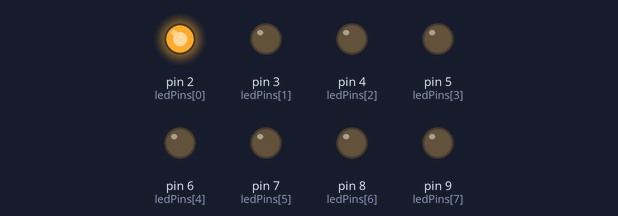
The sketch below on a simulated Arduino Uno, built with avr-gcc and run on an emulated ATmega328P. On the bench: output pins drawn as LEDs (lit = HIGH).

Above: at 0.2 s.
At 1.2 s:
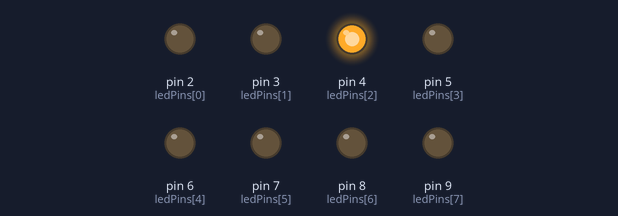
At 1.7 s:
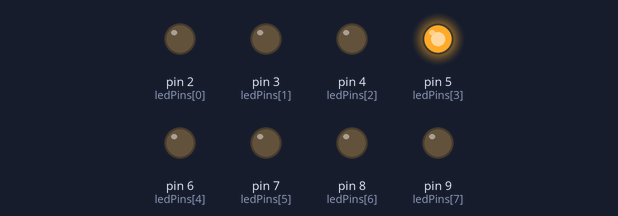
At 2.2 s:
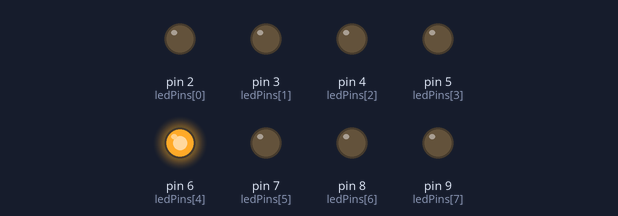
At 3.2 s:
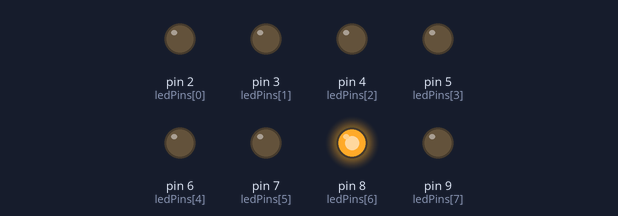
At 4.7 s:
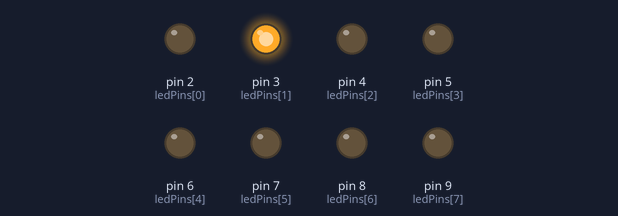
Timing chart, 0 to 5.2 s (numbered marks = the images above):
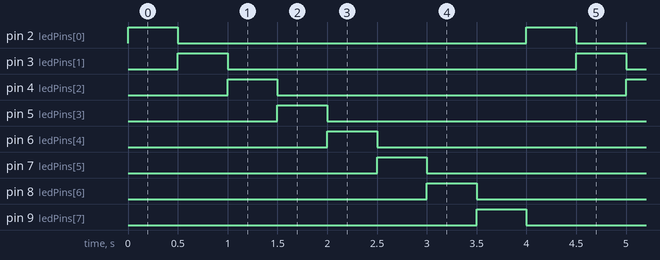

Measured:
- by itself, pin 2 (ledPins[0]), pin 3 (ledPins[1]), pin 4 (ledPins[2]), pin 5 (ledPins[3]), pin 6 (ledPins[4]), pin 7 (ledPins[5]), pin 8 (ledPins[6]), pin 9 (ledPins[7]): alternates HIGH for 0.50 s and LOW for 3.5 s
- by itself, everything shown: repeats every 4.0 s, in 9 steps

The sketch:

job9.ino
```cpp
const int ledPins[] = {2, 3, 4, 5, 6, 7, 8, 9};

//Temps en millisecondes entre chaque clignotement
const int delayTime = 500;

void setup() {
  //Initialisation des pins de sortie pour les LED
  for (int i = 0; i < 8; i++) {
    pinMode(ledPins[i], OUTPUT);
  }
}

void loop() {
  //Allumer les LED une par une
  for (int i = 0; i < 8; i++) {
    digitalWrite(ledPins[i], HIGH);
    delay(delayTime); //Attendre le temps défini
    digitalWrite(ledPins[i], LOW);
  }
}
```
